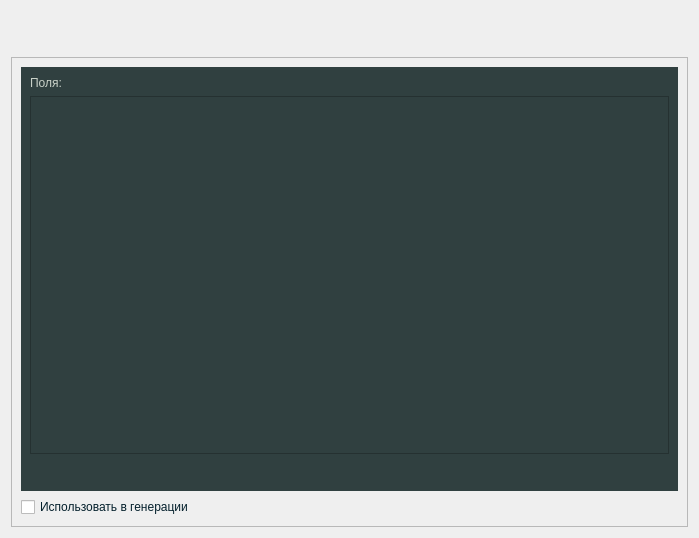
<?xml version="1.0" encoding="UTF-8"?>
<ui version="4.0">
 <class>LabThemeRedaction</class>
 <widget class="QWidget" name="LabThemeRedaction">
  <property name="geometry">
   <rect>
    <x>0</x>
    <y>0</y>
    <width>699</width>
    <height>538</height>
   </rect>
  </property>
  <property name="windowTitle">
   <string>Form</string>
  </property>
  <layout class="QVBoxLayout" name="verticalLayout">
   <item>
    <layout class="QHBoxLayout" name="horizontalLayout">
     <item>
      <widget class="QWidget" name="widget" native="true">
       <property name="sizePolicy">
        <sizepolicy hsizetype="Expanding" vsizetype="Fixed">
         <horstretch>0</horstretch>
         <verstretch>0</verstretch>
        </sizepolicy>
       </property>
       <property name="styleSheet">
        <string notr="true"/>
       </property>
       <layout class="QHBoxLayout" name="horizontalLayout_2">
        <item>
         <widget class="QPushButton" name="backButton">
          <property name="text">
           <string/>
          </property>
          <property name="icon">
           <iconset resource="../resources/ASSforOOP.qrc">
            <normaloff>:/images/Back.svg</normaloff>:/images/Back.svg</iconset>
          </property>
          <property name="iconSize">
           <size>
            <width>60</width>
            <height>60</height>
           </size>
          </property>
          <property name="flat">
           <bool>true</bool>
          </property>
         </widget>
        </item>
        <item>
         <widget class="QLabel" name="ThemeName">
          <property name="sizePolicy">
           <sizepolicy hsizetype="Expanding" vsizetype="Preferred">
            <horstretch>0</horstretch>
            <verstretch>0</verstretch>
           </sizepolicy>
          </property>
          <property name="font">
           <font>
            <pointsize>14</pointsize>
           </font>
          </property>
          <property name="styleSheet">
           <string notr="true">color: rgb(4, 32, 44);</string>
          </property>
          <property name="text">
           <string/>
          </property>
          <property name="alignment">
           <set>Qt::AlignCenter</set>
          </property>
         </widget>
        </item>
       </layout>
      </widget>
     </item>
    </layout>
   </item>
   <item>
    <widget class="QScrollArea" name="scrollArea_2">
     <property name="widgetResizable">
      <bool>true</bool>
     </property>
     <widget class="QWidget" name="scrollAreaWidgetContents_3">
      <property name="geometry">
       <rect>
        <x>0</x>
        <y>0</y>
        <width>683</width>
        <height>426</height>
       </rect>
      </property>
      <layout class="QVBoxLayout" name="verticalLayout_3">
       <item>
        <widget class="QWidget" name="widget_2" native="true">
         <property name="styleSheet">
          <string notr="true">background-color: rgb(48, 64, 64);</string>
         </property>
         <layout class="QVBoxLayout" name="verticalLayout_6">
          <item>
           <widget class="QLabel" name="label">
            <property name="styleSheet">
             <string notr="true">color: rgb(201, 209, 200);</string>
            </property>
            <property name="text">
             <string>Поля:</string>
            </property>
            <property name="alignment">
             <set>Qt::AlignLeading|Qt::AlignLeft|Qt::AlignTop</set>
            </property>
           </widget>
          </item>
          <item>
           <widget class="QScrollArea" name="scrollArea">
            <property name="styleSheet">
             <string notr="true"/>
            </property>
            <property name="widgetResizable">
             <bool>true</bool>
            </property>
            <widget class="QWidget" name="themeFieldsWidget">
             <property name="geometry">
              <rect>
               <x>0</x>
               <y>0</y>
               <width>655</width>
               <height>250</height>
              </rect>
             </property>
             <layout class="QVBoxLayout" name="themeFieldsLayout"/>
            </widget>
           </widget>
          </item>
          <item>
           <layout class="QHBoxLayout" name="horizontalLayout_5">
            <item>
             <spacer name="horizontalSpacer">
              <property name="orientation">
               <enum>Qt::Horizontal</enum>
              </property>
              <property name="sizeHint" stdset="0">
               <size>
                <width>40</width>
                <height>20</height>
               </size>
              </property>
             </spacer>
            </item>
            <item>
             <widget class="QPushButton" name="addField">
              <property name="sizePolicy">
               <sizepolicy hsizetype="Preferred" vsizetype="Preferred">
                <horstretch>0</horstretch>
                <verstretch>0</verstretch>
               </sizepolicy>
              </property>
              <property name="text">
               <string/>
              </property>
              <property name="icon">
               <iconset resource="../resources/ASSforOOP.qrc">
                <normaloff>:/images/AddTheme.svg</normaloff>:/images/AddTheme.svg</iconset>
              </property>
              <property name="iconSize">
               <size>
                <width>60</width>
                <height>60</height>
               </size>
              </property>
              <property name="flat">
               <bool>true</bool>
              </property>
             </widget>
            </item>
           </layout>
          </item>
         </layout>
        </widget>
       </item>
       <item>
        <widget class="QCheckBox" name="isUsableCheckBox">
         <property name="sizePolicy">
          <sizepolicy hsizetype="Expanding" vsizetype="Fixed">
           <horstretch>0</horstretch>
           <verstretch>0</verstretch>
          </sizepolicy>
         </property>
         <property name="styleSheet">
          <string notr="true">color: rgb(4, 32, 44);</string>
         </property>
         <property name="text">
          <string>Использовать в генерации</string>
         </property>
        </widget>
       </item>
      </layout>
     </widget>
    </widget>
   </item>
  </layout>
 </widget>
 <resources>
  <include location="../resources/ASSforOOP.qrc"/>
 </resources>
 <connections/>
</ui>
